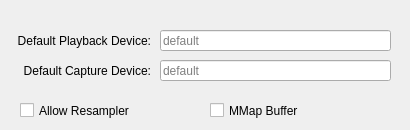
      <widget class="QWidget" name="page_3">
       <widget class="QLabel" name="label_17">
        <property name="geometry">
         <rect>
          <x>10</x>
          <y>30</y>
          <width>141</width>
          <height>21</height>
         </rect>
        </property>
        <property name="text">
         <string>Default Playback Device:</string>
        </property>
        <property name="alignment">
         <set>Qt::AlignRight|Qt::AlignTrailing|Qt::AlignVCenter</set>
        </property>
       </widget>
       <widget class="QLineEdit" name="alsaDefaultDeviceLine">
        <property name="geometry">
         <rect>
          <x>160</x>
          <y>30</y>
          <width>231</width>
          <height>21</height>
         </rect>
        </property>
        <property name="placeholderText">
         <string>default</string>
        </property>
       </widget>
       <widget class="QLabel" name="label_18">
        <property name="geometry">
         <rect>
          <x>10</x>
          <y>60</y>
          <width>141</width>
          <height>21</height>
         </rect>
        </property>
        <property name="text">
         <string>Default Capture Device:</string>
        </property>
        <property name="alignment">
         <set>Qt::AlignRight|Qt::AlignTrailing|Qt::AlignVCenter</set>
        </property>
       </widget>
       <widget class="QLineEdit" name="alsaDefaultCaptureLine">
        <property name="geometry">
         <rect>
          <x>160</x>
          <y>60</y>
          <width>231</width>
          <height>21</height>
         </rect>
        </property>
        <property name="placeholderText">
         <string>default</string>
        </property>
       </widget>
       <widget class="QCheckBox" name="alsaResamplerCheckBox">
        <property name="geometry">
         <rect>
          <x>20</x>
          <y>100</y>
          <width>191</width>
          <height>21</height>
         </rect>
        </property>
        <property name="toolTip">
         <string>Allow use of ALSA's software resampler. This lets
the OpenAL device to be set to a different sample
rate than the backend device, but incurs another
resample pass on top of OpenAL's resampler.</string>
        </property>
        <property name="text">
         <string>Allow Resampler</string>
        </property>
        <property name="tristate">
         <bool>true</bool>
        </property>
       </widget>
       <widget class="QCheckBox" name="alsaMmapCheckBox">
        <property name="geometry">
         <rect>
          <x>210</x>
          <y>100</y>
          <width>191</width>
          <height>21</height>
         </rect>
        </property>
        <property name="toolTip">
         <string>Accesses the audio device buffer through an mmap,
potentially avoiding an extra sample buffer copy
during updates.</string>
        </property>
        <property name="text">
         <string>MMap Buffer</string>
        </property>
        <property name="tristate">
         <bool>true</bool>
        </property>
       </widget>
      </widget>
